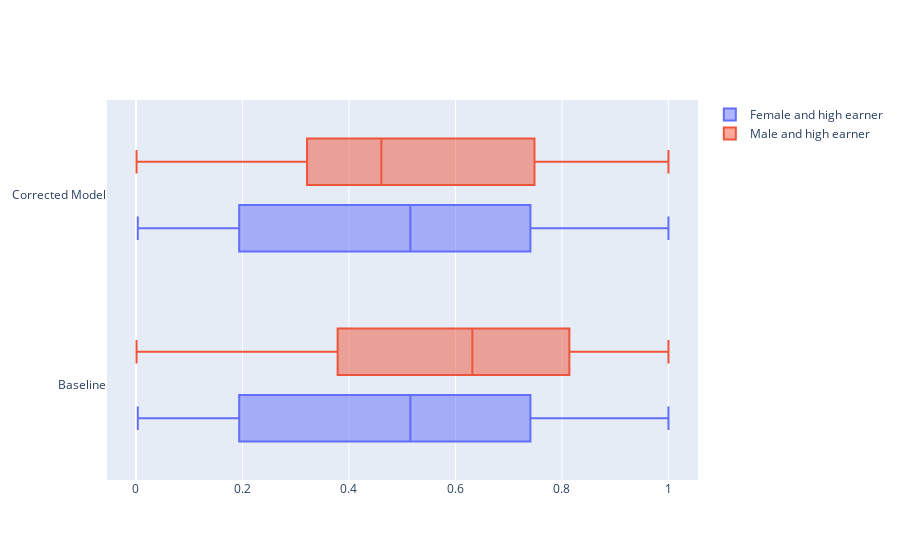

Here is the notebook cell this chart was saved with:
### Code cell
y1_test_probs = test_probs[test.salary==1]
y1_cor_test_probs = test_sds_pred_tranf.scores.flatten()[test.salary==1]

eopp_box = group_box_plots(
    np.concatenate([y1_test_probs, y1_cor_test_probs]),
    np.concatenate([np.zeros_like(y1_test_probs), np.ones_like(y1_cor_test_probs)]),
    np.tile(test.sex[test.salary==1].map(lambda x: "Male and high earner" if x else "Female and high earner"), 2),
    group_names=["Baseline", "Corrected Model"],
)
eopp_box

### Figure 1 — Plotly figure (JSON) as saved in the notebook; plotly's stock layout.template omitted (floating-point values rounded to 4 significant figures; data arrays with more than 128 entries replaced by an {"elided": "..."} marker saying what was removed)
{"data": [{"name": "Female and high earner", "orientation": "h", "type": "box", "x": {"elided": "1114 float values"}, "y": {"elided": "1114 int values"}}, {"name": "Male and high earner", "orientation": "h", "type": "box", "x": {"elided": "6286 float values"}, "y": {"elided": "6286 int values"}}], "layout": {"boxmode": "group", "yaxis": {"ticktext": ["Baseline", "Corrected Model"], "tickvals": [0, 1]}}}
